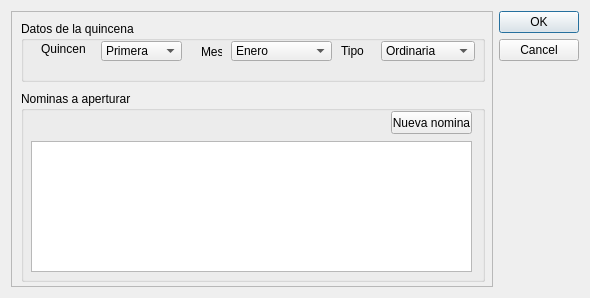
<?xml version="1.0" encoding="UTF-8"?>
<ui version="4.0">
 <class>Dialog</class>
 <widget class="QDialog" name="Dialog">
  <property name="geometry">
   <rect>
    <x>0</x>
    <y>0</y>
    <width>590</width>
    <height>298</height>
   </rect>
  </property>
  <property name="windowTitle">
   <string>SIRHUM :: Apertura de nomina</string>
  </property>
  <layout class="QGridLayout" name="gridLayout_2">
   <item row="0" column="1">
    <widget class="QDialogButtonBox" name="buttonBox">
     <property name="orientation">
      <enum>Qt::Vertical</enum>
     </property>
     <property name="standardButtons">
      <set>QDialogButtonBox::Cancel|QDialogButtonBox::Ok</set>
     </property>
    </widget>
   </item>
   <item row="0" column="0">
    <widget class="QFrame" name="frame">
     <property name="frameShape">
      <enum>QFrame::StyledPanel</enum>
     </property>
     <property name="frameShadow">
      <enum>QFrame::Raised</enum>
     </property>
     <widget class="QGroupBox" name="groupBox">
      <property name="geometry">
       <rect>
        <x>10</x>
        <y>10</y>
        <width>464</width>
        <height>61</height>
       </rect>
      </property>
      <property name="title">
       <string>Datos de la quincena</string>
      </property>
      <widget class="QLabel" name="label">
       <property name="geometry">
        <rect>
         <x>20</x>
         <y>20</y>
         <width>45</width>
         <height>16</height>
        </rect>
       </property>
       <property name="text">
        <string>Quincena</string>
       </property>
      </widget>
      <widget class="QComboBox" name="comboBox_2">
       <property name="geometry">
        <rect>
         <x>80</x>
         <y>20</y>
         <width>81</width>
         <height>20</height>
        </rect>
       </property>
       <item>
        <property name="text">
         <string>Primera</string>
        </property>
       </item>
       <item>
        <property name="text">
         <string>Segunda</string>
        </property>
       </item>
      </widget>
      <widget class="QLabel" name="label_6">
       <property name="geometry">
        <rect>
         <x>180</x>
         <y>20</y>
         <width>21</width>
         <height>21</height>
        </rect>
       </property>
       <property name="text">
        <string>Mes</string>
       </property>
      </widget>
      <widget class="QComboBox" name="comboBox_3">
       <property name="geometry">
        <rect>
         <x>210</x>
         <y>20</y>
         <width>101</width>
         <height>20</height>
        </rect>
       </property>
       <item>
        <property name="text">
         <string>Enero</string>
        </property>
       </item>
       <item>
        <property name="text">
         <string>Febrero</string>
        </property>
       </item>
       <item>
        <property name="text">
         <string>Marzo</string>
        </property>
       </item>
       <item>
        <property name="text">
         <string>Abril</string>
        </property>
       </item>
       <item>
        <property name="text">
         <string>Mayo</string>
        </property>
       </item>
       <item>
        <property name="text">
         <string>Junio</string>
        </property>
       </item>
       <item>
        <property name="text">
         <string>Julio</string>
        </property>
       </item>
       <item>
        <property name="text">
         <string>Agosto</string>
        </property>
       </item>
       <item>
        <property name="text">
         <string>Septiembre</string>
        </property>
       </item>
       <item>
        <property name="text">
         <string>Octubre</string>
        </property>
       </item>
       <item>
        <property name="text">
         <string>Noviembre</string>
        </property>
       </item>
       <item>
        <property name="text">
         <string>Diciembre</string>
        </property>
       </item>
      </widget>
      <widget class="QLabel" name="label_2">
       <property name="geometry">
        <rect>
         <x>320</x>
         <y>20</y>
         <width>31</width>
         <height>20</height>
        </rect>
       </property>
       <property name="text">
        <string>Tipo</string>
       </property>
      </widget>
      <widget class="QComboBox" name="comboBox">
       <property name="geometry">
        <rect>
         <x>360</x>
         <y>20</y>
         <width>94</width>
         <height>20</height>
        </rect>
       </property>
       <item>
        <property name="text">
         <string>Ordinaria</string>
        </property>
       </item>
       <item>
        <property name="text">
         <string>Extraordinaria</string>
        </property>
       </item>
      </widget>
     </widget>
     <widget class="QGroupBox" name="groupBox_2">
      <property name="geometry">
       <rect>
        <x>10</x>
        <y>80</y>
        <width>464</width>
        <height>191</height>
       </rect>
      </property>
      <property name="title">
       <string>Nominas a aperturar</string>
      </property>
      <widget class="QPushButton" name="pushButton">
       <property name="geometry">
        <rect>
         <x>370</x>
         <y>20</y>
         <width>81</width>
         <height>23</height>
        </rect>
       </property>
       <property name="text">
        <string>Nueva nomina</string>
       </property>
      </widget>
      <widget class="QTreeView" name="treeView">
       <property name="geometry">
        <rect>
         <x>10</x>
         <y>50</y>
         <width>441</width>
         <height>131</height>
        </rect>
       </property>
      </widget>
     </widget>
    </widget>
   </item>
  </layout>
 </widget>
 <resources/>
 <connections>
  <connection>
   <sender>buttonBox</sender>
   <signal>accepted()</signal>
   <receiver>Dialog</receiver>
   <slot>accept()</slot>
   <hints>
    <hint type="sourcelabel">
     <x>248</x>
     <y>254</y>
    </hint>
    <hint type="destinationlabel">
     <x>157</x>
     <y>274</y>
    </hint>
   </hints>
  </connection>
  <connection>
   <sender>buttonBox</sender>
   <signal>rejected()</signal>
   <receiver>Dialog</receiver>
   <slot>reject()</slot>
   <hints>
    <hint type="sourcelabel">
     <x>316</x>
     <y>260</y>
    </hint>
    <hint type="destinationlabel">
     <x>286</x>
     <y>274</y>
    </hint>
   </hints>
  </connection>
 </connections>
</ui>
